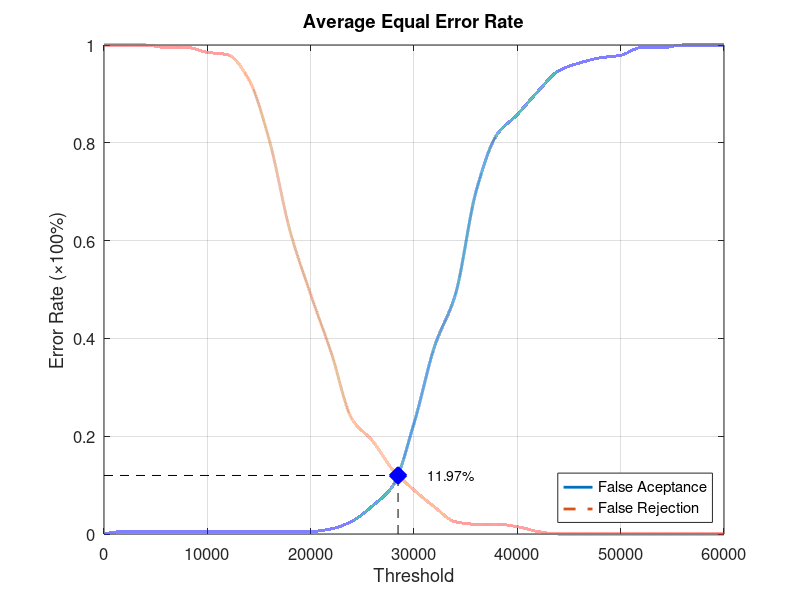
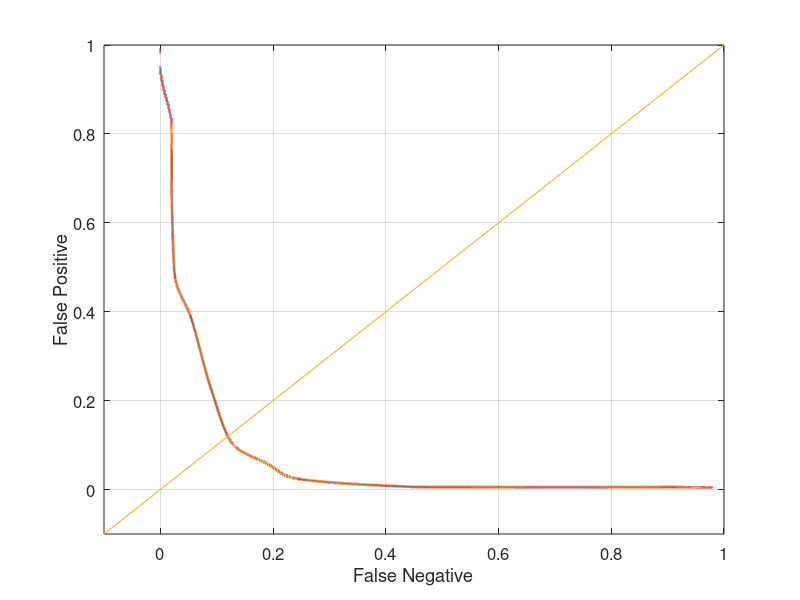

Recreate these plots in MATLAB, in order.
function yEER = Database5_3
close all;
clear;
clc;
x = 0:2000:60000;
xq = 0:0.5:60000;

y0 = [0 0.00526316 0.00526316 0.00526316 0.00526316 0.00526316 0.00526316 0.00526316 0.00526316 0.00526316 0.00526316 0.0105263 0.0263158 0.0578947 0.1 0.226316 0.384211 0.489474 0.7 0.815789 0.857895 0.905263 0.947368 0.963158 0.973684 0.978947 0.994737 0.994737 1 1 1];
yy0 = interp1(x, y0, xq, 'pchip');
y1 = [1 1 1 0.995 0.995 0.985 0.98 0.93 0.805 0.62 0.49 0.37 0.235 0.19 0.13 0.09 0.055 0.025 0.02 0.02 0.015 0.005 0 0 0 0 0 0 0 0 0];
yy1 = interp1(x, y1, xq, 'pchip');

% Calculating EER: 
y2 = abs(y0 - y1);
find(y2 == min(y2))
yy2 = abs(yy0 - yy1);
xEER = find(yy2 == min(yy2));
xEERIndex = xq(xEER) % X-axis EER
yEER = yy0(xEER) % Y-axis EER

main = figure
plot(xq, yy0,'-','LineWidth', 2);	hold on
plot(xq, yy1,'--','LineWidth', 2);	hold on
plot([xEERIndex xEERIndex], [0 yEER], 'k--');	hold on
plot([0 xEERIndex], [yEER yEER], 'k--');	hold on
plot(xEERIndex, yEER, 'bx', 'LineWidth', 10);	hold on
text(xEERIndex + 10 * xEERIndex / 100, yEER, [num2str(round((10000 * yEER)) / 100) '%'])
legend('False Aceptance', 'False Rejection', 'Location', 'SouthEast')
xlabel('Threshold')
ylabel('Error Rate (\times100%)')
title('Average Equal Error Rate')
set(gca, 'FontSize', 12)
axis([0 60000 0 1])
grid on

print(main, 'Database5_3Main', '-dpng');
FNRxFPR = figure('Color', [1 1 1]);
plot(yy1, yy0, '-', yy1, yy0, 'LineWidth', 2);
hold on
y = -0.1:0.1:1
plot(y, y); 
set(gca, 'FontSize', 12)
xlabel('False Negative')
ylabel('False Positive')
axis([-0.1 1 -0.1 1])
set(gca, 'FontSize', 12)
grid on

print(FNRxFPR, 'Database5_3FNRxFPR','-dpng');
end
